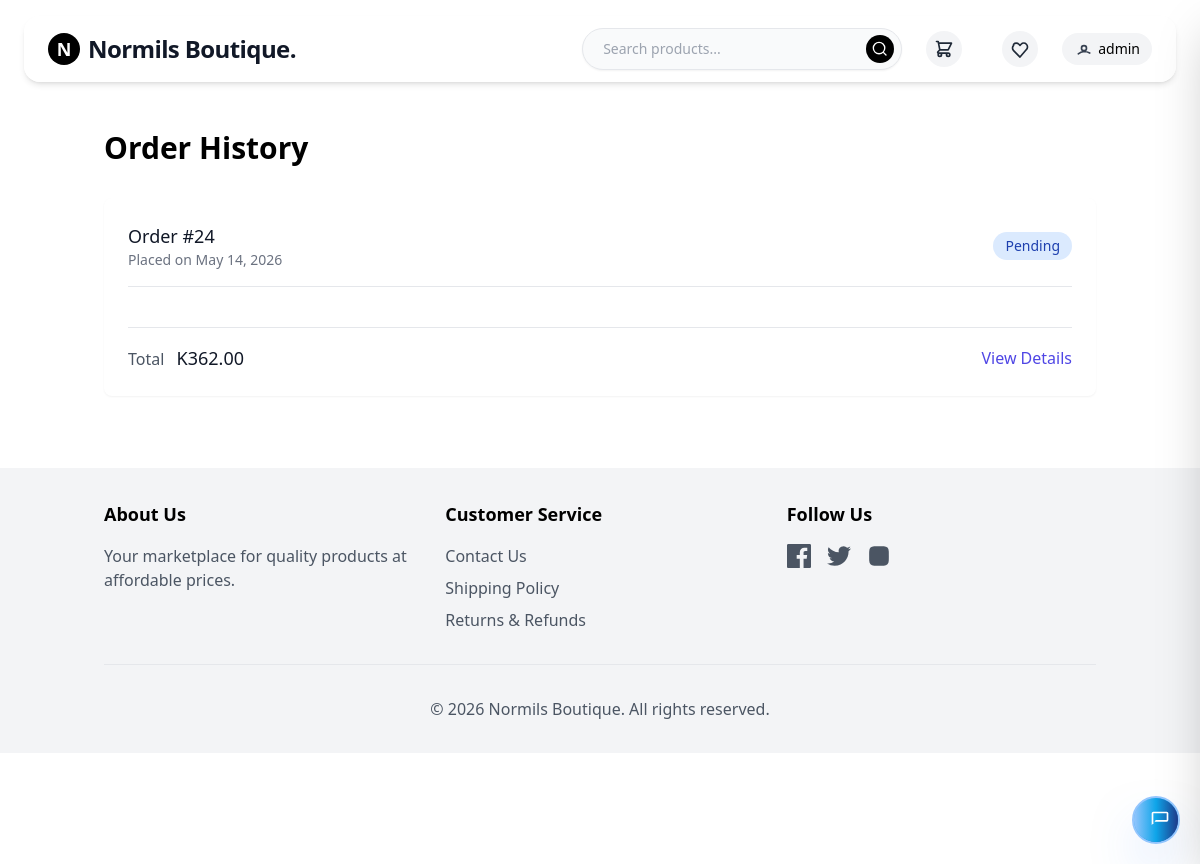
Screenshot of /order-history/ (signed in) with the database file from the repository.
### users/models.py (models this page shows, shortened)
class User(AbstractUser):
    is_store_owner = models.BooleanField(default=False)
    is_client = models.BooleanField(default=False)
    is_verified = models.BooleanField(default=False)
    groups = models.ManyToManyField(
        'auth.Group',
        verbose_name='groups',
        blank=True,
        help_text='The groups this user belongs to. A user will get all permissions granted to each of their groups.',
        related_name='custom_user_set',  # Unique related_name
        related_query_name='user',
    )
    user_permissions = models.ManyToManyField(
        'auth.Permission',
        verbose_name='user permissions',
        blank=True,
        help_text='Specific permissions for this user.',
        related_name='custom_user_set',  # Unique related_name
        related_query_name='user',
    )

### store/models.py (models this page shows, shortened)
class Order(models.Model):
    STATUS_CHOICES = (
        ('pending', 'Pending'),
        ('processing', 'Processing'),
        ('shipped', 'Shipped'),
        ('delivered', 'Delivered'),
        ('cancelled', 'Cancelled'),
    )
    PAYMENT_STATUS_CHOICES = (
        ('pending', 'Pending'),
        ('processing', 'Processing'),
        ('completed', 'Completed'),
        ('failed', 'Failed'),
        ('refunded', 'Refunded'),
    )
    PAYMENT_METHOD_CHOICES = (
        ('mobile_money', 'Mobile Money'),
        ('card', 'Credit/Debit Card'),
        ('cash', 'Cash on Delivery'),
    )
    user = models.ForeignKey(User, on_delete=models.CASCADE, related_name='orders')
    store = models.ForeignKey(Store, on_delete=models.CASCADE, null=True, blank=True)
    first_name = models.CharField(max_length=100)
    last_name = models.CharField(max_length=100)
    email = models.EmailField()
    address = models.CharField(max_length=250)
    city = models.CharField(max_length=100)
    postal_code = models.CharField(max_length=20)
    phone = models.CharField(max_length=20)
    created = models.DateTimeField(auto_now_add=True)
    updated = models.DateTimeField(auto_now=True)
    status = models.CharField(max_length=20, choices=STATUS_CHOICES, default='pending')
    subtotal = models.DecimalField(max_digits=10, decimal_places=2)
    shipping = models.DecimalField(max_digits=10, decimal_places=2)
    tax = models.DecimalField(max_digits=10, decimal_places=2)
    total = models.DecimalField(max_digits=10, decimal_places=2)
    payment_method = models.CharField(max_length=20, choices=PAYMENT_METHOD_CHOICES, default='cash')
    payment_status = models.CharField(max_length=20, choices=PAYMENT_STATUS_CHOICES, default='pending')
    payment_reference = models.CharField(max_length=100, blank=True, null=True)
    payment_details = models.JSONField(blank=True, null=True)
    delivered_at = models.DateTimeField(null=True, blank=True)  # Timestamp when the order is delivered
    payment_confirmed = models.BooleanField(default=False)  # Whether payment is confirmed
    transaction_id = models.CharField(max_length=100, unique=True, blank=True, null=True)  # Unique transaction ID
    class Meta:
        ordering = ['-created']

### store/views.py (the view)
# urls.py: path('order-history/', views.order_history, name='order_history'),
@login_required
def order_history(request):
    orders = Order.objects.filter(user=request.user)
    return render(request, 'order_history.html', {'orders': orders})

### store/context_processors.py (called while the page is built)
def cart_processor(request):
    cart = get_or_create_cart(request)
    return {'cart': cart}

### store/models.py (called while the page is built)
    @property
    def item_count(self):
        return sum(item.quantity for item in self.items.all())

### store/views.py (called while the page is built, shortened)
def get_or_create_cart(request):
    if request.user.is_authenticated:
        cart = Cart.objects.filter(user=request.user).first()
        if cart:
            return cart

### theme/templates/order_history.html (shortened to what this page needs)
{% extends 'base.html' %}
{% block content %}
<h1 class="text-3xl font-bold mb-8">Order History</h1>
{% if orders %}
<div class="space-y-6">
    {% for order in orders %}
    <div class="bg-white rounded-lg shadow-sm overflow-hidden">
        <div class="p-6">
            <div class="flex justify-between items-center mb-4">
                <div>
                    <h2 class="text-lg font-medium text-gray-900">Order #{{ order.id }}</h2>
                    <p class="text-sm text-gray-500">Placed on {{ order.created|date:"F j, Y" }}</p>
                </div>
                <span class="px-3 py-1 {% if order.status == 'delivered' %}bg-green-100 text-green-800{% elif order.status == 'cancelled' %}bg-red-100 text-red-800{% else %}bg-blue-100 text-blue-800{% endif %} rounded-full text-sm font-medium">
                    {{ order.get_status_display }}
                </span>
            </div>
            <div class="border-t border-gray-200 pt-4">
            </div>
            <div class="border-t border-gray-200 mt-6 pt-4 flex justify-between items-center">
                <div>
                    <span class="text-gray-600">Total</span>
                    <span class="ml-2 text-lg font-medium text-gray-900">K{{ order.total }}</span>
                </div>
                <a href="{% url 'order_confirmation' order.id %}" class="text-indigo-600 hover:text-indigo-800 font-medium">View Details</a>
            </div>
        </div>
    </div>
    {% endfor %}
</div>
{% endif %}
{% endblock %}

### theme/templates/base.html (shortened to what this page needs)
<!DOCTYPE html>
<html lang="en">
<head>
    <script src="https://cdn.tailwindcss.com"></script>
</head>
<body class="min-h-screen bg-white antialiased">
    <header class="sticky top-0 bg-white/80 backdrop-blur-md shadow-md rounded-2xl mx-auto mt-4 mb-6 max-w-6xl px-4 md:px-6 py-3 flex items-center justify-between relative z-40">
        <a href="/" class="flex items-center space-x-2 z-30">
            <span class="inline-block bg-black rounded-full w-8 h-8 flex items-center justify-center">
                <span class="text-white text-lg font-bold">N</span>
            </span>
            <span class="text-2xl font-extrabold text-gray-900 tracking-tight">Normils Boutique.</span>
        </a>
        <div class="hidden md:flex md:items-center md:gap-6 flex-1 justify-end">
            <form action="/search/" method="get" class="w-80">
                <div class="relative">
                    <input type="text" name="q" placeholder="Search products..." class="w-full rounded-full pl-5 pr-12 py-2.5 bg-gray-50 border border-gray-200 focus:ring-2 focus:ring-black focus:outline-none text-gray-900 shadow-sm text-sm" />
                    <button type="submit" class="absolute right-2 top-1/2 -translate-y-1/2 bg-black rounded-full p-1.5 hover:bg-gray-800 transition">
                        <svg xmlns="http://www.w3.org/2000/svg" class="h-4 w-4 text-white" fill="none" viewBox="0 0 24 24" stroke="currentColor">
                            <path stroke-linecap="round" stroke-linejoin="round" stroke-width="2" d="M21 21l-4.35-4.35m0 0A7.5 7.5 0 104.5 4.5a7.5 7.5 0 0012.15 12.15z" />
                        </svg>
                    </button>
                </div>
            </form>
            <a href="/cart/" class="relative bg-gray-100 rounded-full p-2 hover:bg-gray-200 transition">
            </a>
            <a href="{% url 'wishlist' %}" class="ml-4 bg-gray-100 rounded-full p-2 hover:bg-gray-200 transition">
            </a>
            {% if user.is_authenticated %}
            <div class="relative group">
                <button class="flex items-center space-x-1 bg-gray-100 rounded-full px-3 py-1.5">
                    <svg xmlns="http://www.w3.org/2000/svg" class="h-5 w-5 text-gray-700" fill="none" viewBox="0 0 24 24" stroke="currentColor">
                        <path stroke-linecap="round" stroke-linejoin="round" stroke-width="2" d="M5.121 17.804A13.937 13.937 0 0112 15c2.5 0 4.847.655 6.879 1.804M15 11a3 3 0 11-6 0 3 3 0 016 0z" />
                    </svg>
                    <span class="font-medium text-sm">{{ user.get_full_name|default:user.username }}</span>
                </button>
            </div>
            {% else %}
            <div class="flex items-center gap-3">
                <a href="{% url 'login' %}" class="text-sm font-medium text-gray-700 hover:text-gray-900">Sign in</a>
                <a href="{% url 'signup' %}" class="text-sm font-semibold text-white bg-black px-4 py-2 rounded-full hover:bg-gray-800">Sign up</a>
            </div>
            {% endif %}
        </div>
    </header>
    <main class="container mx-auto px-4 py-6 relative z-10">
        {% block content %}{% endblock %}
    </main>
    <footer class="bg-gray-100 py-8 mt-12 relative z-10">
        <div class="container mx-auto px-4">
            <div class="grid grid-cols-1 md:grid-cols-3 gap-8">
                <div>
                    <h3 class="text-lg font-semibold mb-4">About Us</h3>
                    <p class="text-gray-600">Your marketplace for quality products at affordable prices.</p>
                </div>
                <div>
                    <h3 class="text-lg font-semibold mb-4">Customer Service</h3>
                    <ul class="space-y-2">
                                <li><a href="{% url 'contact_us' %}" class="text-gray-600 hover:text-gray-900">Contact Us</a></li>
                        <li><a href="{% url 'shipping_policy' %}" class="text-gray-600 hover:text-gray-900">Shipping Policy</a></li>
                        <li><a href="{% url 'returns_refunds' %}" class="text-gray-600 hover:text-gray-900">Returns & Refunds</a></li>
                    </ul>
                </div>
                <div>
                    <h3 class="text-lg font-semibold mb-4">Follow Us</h3>
                    <div class="flex space-x-4">
                        <a href="#" class="text-gray-600 hover:text-gray-900"></a>
                        <a href="#" class="text-gray-600 hover:text-gray-900"></a>
                        <a href="#" class="text-gray-600 hover:text-gray-900"></a>
                    </div>
                </div>
            </div>
            <div class="mt-8 pt-8 border-t border-gray-200 text-center">
                <p class="text-gray-600">© 2026 Normils Boutique. All rights reserved.</p>
            </div>
        </div>
    </footer>
    <div id="shopping-bot-widget" class="fixed bottom-5 left-1/2 z-[1200] w-12 h-12 -translate-x-1/2 rounded-full border-2 border-blue-300 bg-gradient-to-br from-blue-300 via-sky-500 to-blue-900 shadow-2xl shadow-blue-500/50 overflow-hidden transition-all duration-300 sm:right-5 sm:left-auto sm:translate-x-0 sm:bottom-5 hover:shadow-lg hover:shadow-blue-600/70">
        <div class="flex items-center justify-between bg-gradient-to-r from-blue-300 via-sky-500 to-blue-900 px-4 py-3 text-white">
            <div class="flex items-center gap-3">
                <button id="shopping-bot-toggle" class="text-white hover:text-blue-100 flex items-center justify-center transition-colors" aria-label="Open chat">
                    <svg xmlns="http://www.w3.org/2000/svg" viewBox="0 0 24 24" fill="currentColor" class="h-5 w-5">
                        <path d="M20 2H4a2 2 0 0 0-2 2v14l4-4h14a2 2 0 0 0 2-2V4a2 2 0 0 0-2-2Zm0 10H6.83L4 16.83V4h16v8Z" />
                    </svg>
                </button>
            </div>
        </div>
    </div>
</body>
</html>

### theme/templates/base.html (style rules this page uses)
header { z-index: 40; }

### rows the page displays
User: get_full_name "admin"
Order: id "24", created "May 14, 2026", status "Pending", total "362.00"
